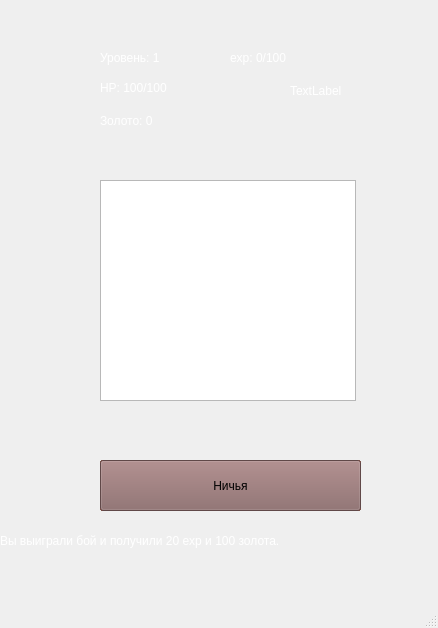
<?xml version="1.0" encoding="UTF-8"?>
<ui version="4.0">
 <class>MainWindow</class>
 <widget class="QMainWindow" name="MainWindow">
  <property name="enabled">
   <bool>true</bool>
  </property>
  <property name="geometry">
   <rect>
    <x>0</x>
    <y>0</y>
    <width>438</width>
    <height>628</height>
   </rect>
  </property>
  <property name="windowTitle">
   <string>MainWindow</string>
  </property>
  <widget class="QWidget" name="centralwidget">
   <widget class="QTextBrowser" name="window_file">
    <property name="geometry">
     <rect>
      <x>100</x>
      <y>180</y>
      <width>256</width>
      <height>221</height>
     </rect>
    </property>
    <property name="font">
     <font>
      <family>MS Serif</family>
      <pointsize>12</pointsize>
     </font>
    </property>
    <property name="readOnly">
     <bool>true</bool>
    </property>
   </widget>
   <widget class="QPushButton" name="but">
    <property name="geometry">
     <rect>
      <x>100</x>
      <y>460</y>
      <width>261</width>
      <height>51</height>
     </rect>
    </property>
    <property name="styleSheet">
     <string notr="true">QPushButton {
	background-color: #0de03b;
	font: 14pt &quot;MS Serif&quot;;
}

QPushButton:hover {
	background-color: #0ca82e;
}</string>
    </property>
    <property name="text">
     <string>Поздравляю</string>
    </property>
   </widget>
   <widget class="QLabel" name="label">
    <property name="geometry">
     <rect>
      <x>0</x>
      <y>520</y>
      <width>431</width>
      <height>41</height>
     </rect>
    </property>
    <property name="layoutDirection">
     <enum>Qt::LeftToRight</enum>
    </property>
    <property name="styleSheet">
     <string notr="true">font: 13pt &quot;MS Serif&quot;;
color: white;</string>
    </property>
    <property name="text">
     <string>Вы выиграли бой и получили 20 exp и 100 золота.</string>
    </property>
   </widget>
   <widget class="QLabel" name="level">
    <property name="geometry">
     <rect>
      <x>100</x>
      <y>50</y>
      <width>121</width>
      <height>16</height>
     </rect>
    </property>
    <property name="styleSheet">
     <string notr="true">font: 14pt &quot;MS Serif&quot;;
color: white;</string>
    </property>
    <property name="text">
     <string>Уровень: 1</string>
    </property>
   </widget>
   <widget class="QLabel" name="hp">
    <property name="geometry">
     <rect>
      <x>100</x>
      <y>80</y>
      <width>181</width>
      <height>16</height>
     </rect>
    </property>
    <property name="styleSheet">
     <string notr="true">font: 14pt &quot;MS Serif&quot;;
color: white;</string>
    </property>
    <property name="text">
     <string>HP: 100/100</string>
    </property>
   </widget>
   <widget class="QLabel" name="heart">
    <property name="geometry">
     <rect>
      <x>290</x>
      <y>70</y>
      <width>51</width>
      <height>41</height>
     </rect>
    </property>
    <property name="styleSheet">
     <string>font: 14pt &quot;MS Serif&quot;;
color: white;</string>
    </property>
    <property name="text">
     <string>TextLabel</string>
    </property>
   </widget>
   <widget class="QLabel" name="exp">
    <property name="geometry">
     <rect>
      <x>230</x>
      <y>50</y>
      <width>171</width>
      <height>16</height>
     </rect>
    </property>
    <property name="styleSheet">
     <string notr="true">font: 14pt &quot;MS Serif&quot;;
color: white;</string>
    </property>
    <property name="text">
     <string>exp: 0/100</string>
    </property>
   </widget>
   <widget class="QLabel" name="gold">
    <property name="geometry">
     <rect>
      <x>100</x>
      <y>110</y>
      <width>221</width>
      <height>21</height>
     </rect>
    </property>
    <property name="styleSheet">
     <string notr="true">font: 14pt &quot;MS Serif&quot;;
color: white;</string>
    </property>
    <property name="text">
     <string>Золото: 0</string>
    </property>
   </widget>
   <widget class="QPushButton" name="but_2">
    <property name="enabled">
     <bool>true</bool>
    </property>
    <property name="geometry">
     <rect>
      <x>100</x>
      <y>460</y>
      <width>261</width>
      <height>51</height>
     </rect>
    </property>
    <property name="styleSheet">
     <string notr="true">QPushButton {
	background-color: #e50909;
	font: 14pt &quot;MS Serif&quot;;
}

QPushButton:hover {
	background-color: #ba0909;
}</string>
    </property>
    <property name="text">
     <string>Сожалею</string>
    </property>
   </widget>
   <widget class="QPushButton" name="but_3">
    <property name="geometry">
     <rect>
      <x>100</x>
      <y>460</y>
      <width>261</width>
      <height>51</height>
     </rect>
    </property>
    <property name="styleSheet">
     <string notr="true">QPushButton {
	background-color: #876565;
	font: 14pt &quot;MS Serif&quot;;
}

QPushButton:hover {
	background-color: #634949;
}</string>
    </property>
    <property name="text">
     <string>Ничья</string>
    </property>
   </widget>
  </widget>
  <widget class="QMenuBar" name="menubar">
   <property name="geometry">
    <rect>
     <x>0</x>
     <y>0</y>
     <width>438</width>
     <height>21</height>
    </rect>
   </property>
  </widget>
  <widget class="QStatusBar" name="statusbar"/>
 </widget>
 <resources/>
 <connections/>
</ui>
